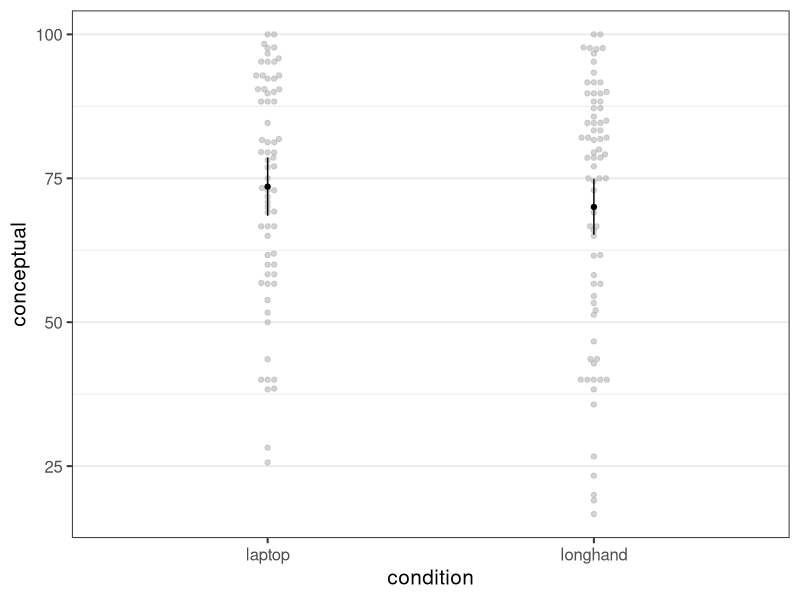
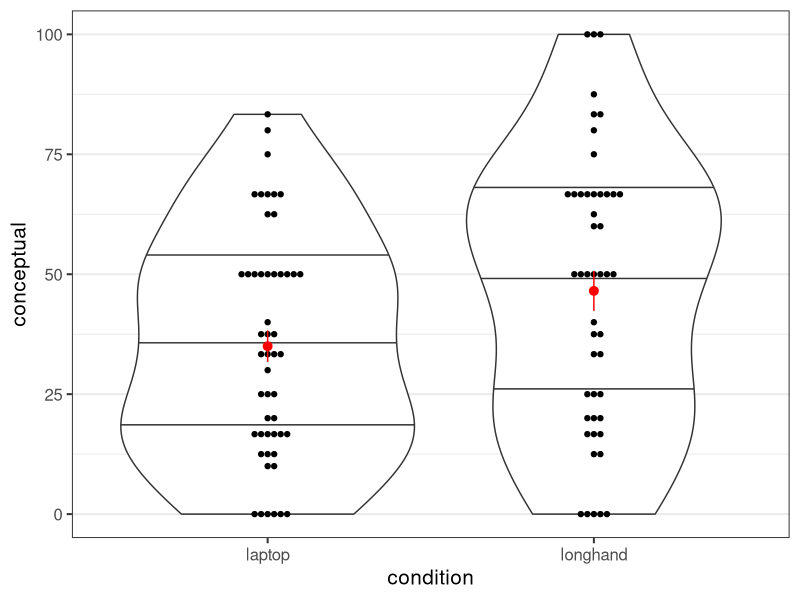
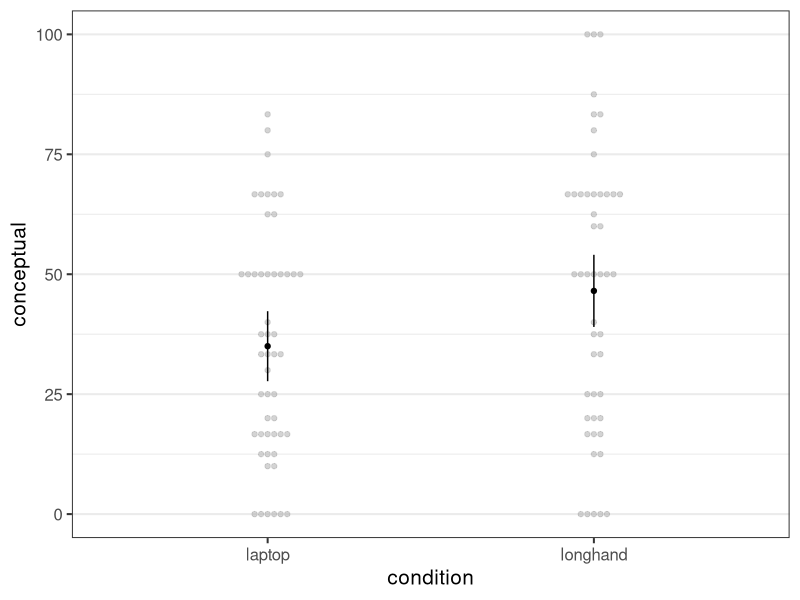

The R script that drew these images, in order:
## ---- chunk 1
library("afex")
library("emmeans")
library("tidyverse")
theme_set(theme_bw(base_size = 15) + 
            theme(legend.position="bottom", 
                  panel.grid.major.x = element_blank()))
## ---- chunk 2
data("laptop_urry")
str(laptop_urry)
## ---- chunk 3
mc_urry <- aov_car(conceptual ~ condition + Error(pid), laptop_urry)
afex_plot(mc_urry, "condition")
## ---- chunk 4
mc_urry
## ---- chunk 5
emmeans(mc_urry, "condition")
## ---- chunk 6
mo2014 <- read_csv("data/Study 2 abbreviated data.csv")
glimpse(mo2014)
## ---- chunk 7
mo2014 <- mo2014 %>% 
  filter(notetype != 3, participantid != 194, participantid != 237)
nrow(mo2014)
## ---- chunk 8
mo2014 <- mo2014 %>% 
  filter(notetype != 3) %>% 
  mutate(
    pid = factor(participantid),
    condition = factor(notetype, 
                       levels = c(2, 1),
                       labels = c("laptop", "longhand"))
  )
glimpse(mo2014)
## ---- chunk 9
mo2014 %>% 
  select(pid, condition, factualindex, conceptualindex, 
         perfectfactindexscore, perfectconceptindexscore) %>% 
  head()
## ---- chunk 10
mo2014 %>% 
  mutate(sum_p_index = perfectfactindexscore + perfectconceptindexscore) %>% 
  summarise(check = all(sum_p_index == 10))
## ---- chunk 11
mo2014a <- mo2014 %>% 
  mutate(
    factual = factualindex / perfectfactindexscore * 100,
    conceptual = conceptualindex / perfectconceptindexscore * 100
  ) %>% 
  select(pid, condition, factual, conceptual)
head(mo2014a)
## ---- chunk 12
mo2014a %>% 
  group_by(condition) %>% 
  count()
## ---- chunk 13
mo2014a %>% 
  group_by(condition) %>% 
  summarise(
    mean = mean(conceptual),
    sd = sd(conceptual)
  )
## ---- chunk 14
mo2014a %>% 
  ggplot(aes(x = condition, y = conceptual)) +
  geom_violin(draw_quantiles = c(0.25, 0.5, 0.75)) +
  ggbeeswarm::geom_beeswarm() +
  stat_summary(colour = "red")  
## ---- chunk 15
mc_mo <- aov_car(conceptual ~ condition + Error(pid), mo2014a)
mc_mo
## ---- chunk 16
afex_plot(mc_mo, "condition")
